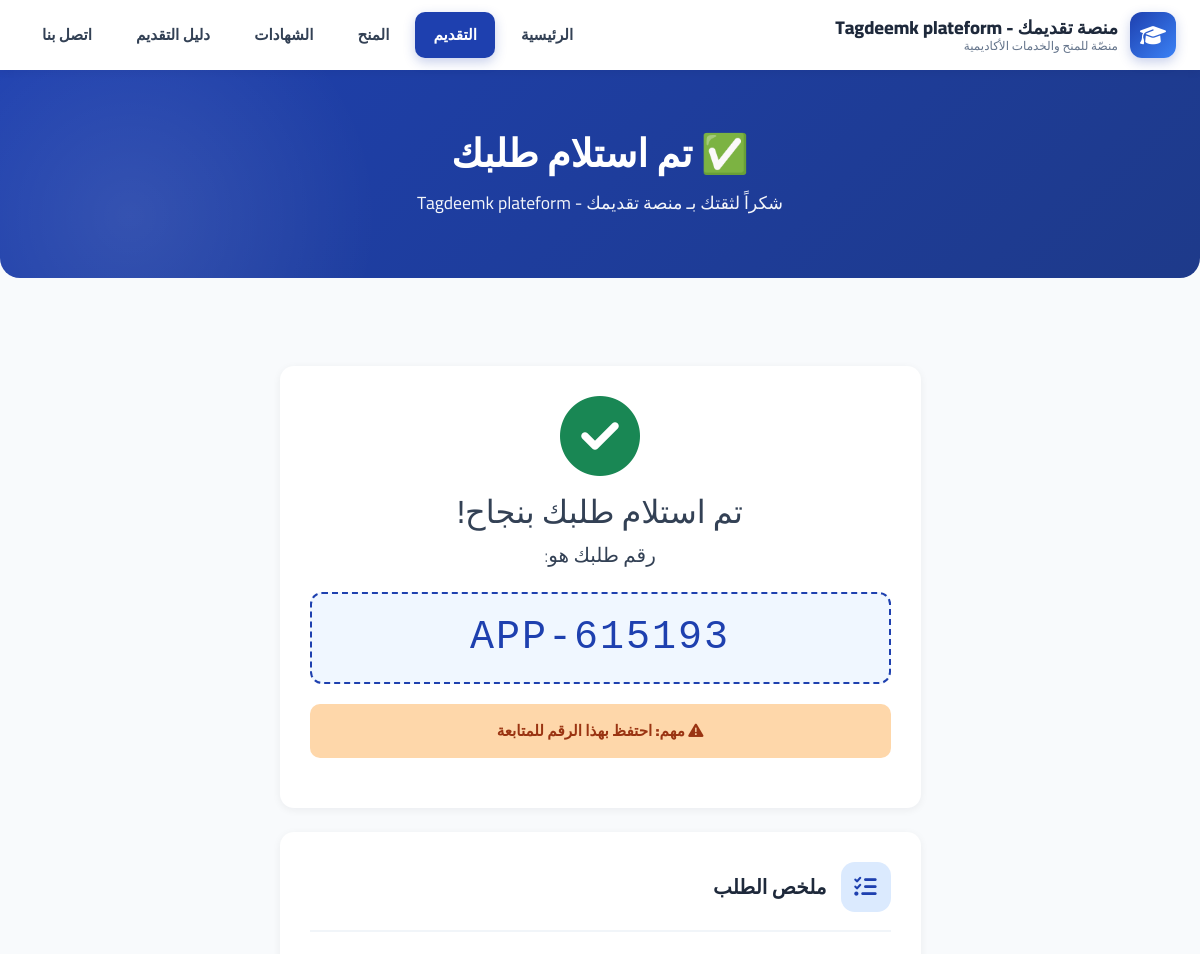
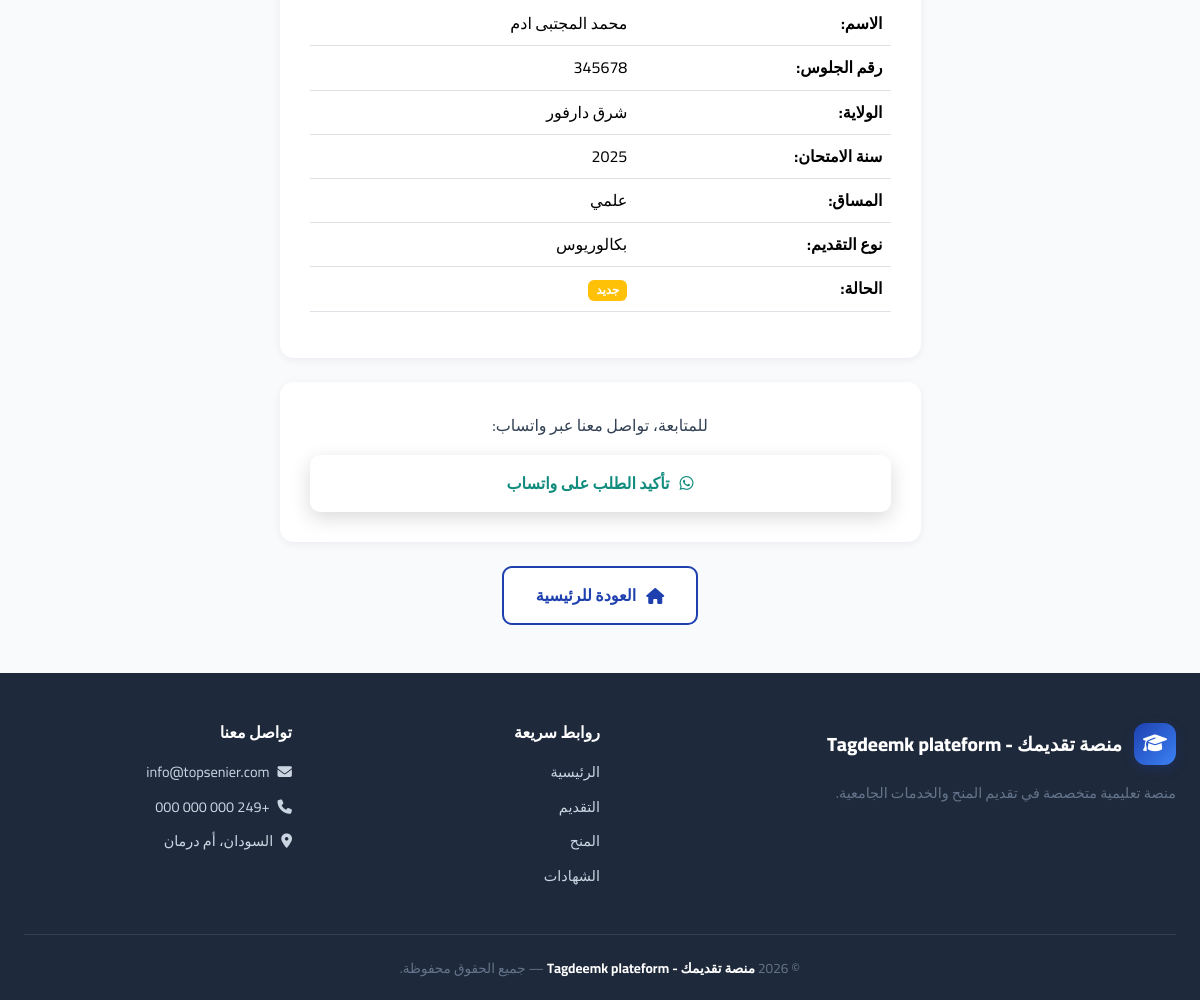
Screenshot of /admission/success/APP-615193/ with the database file from the repository (2 pictures, top to bottom).
### apps/config_app/models.py (models this page shows, shortened)
class SiteSettings(models.Model):
    site_name = models.CharField(
        max_length=100,
        default='توب سينير',
        verbose_name='اسم الموقع'
    )
    site_tagline = models.CharField(
        max_length=200,
        default='منصّتي للمنح والخدمات الأكاديمية',
        verbose_name='الشعار الفرعي'
    )
    hero_badge = models.CharField(
        max_length=200,
        default='🎓 منصة سودانية متكاملة للتعليم الجامعي',
        verbose_name='شعار Hero'
    )
    hero_title = models.CharField(
        max_length=300,
        default='بوابتك إلى الجامعات والمنح والتوثيق',
        verbose_name='عنوان Hero'
    )
    hero_description = models.TextField(
        default='نقدّم لك تجربة تعليمية متكاملة تجمع بين التقديم الإلكتروني، والمنح، وترتيب الرغبات، وتوثيق الشهادات.',
        verbose_name='وصف Hero'
    )
    hero_background = models.ImageField(
        upload_to='hero/%Y/%m/',
        blank=True,
        null=True,
        verbose_name='خلفية Hero',
        help_text='المقاس المثالي: 1920×1080 بكسل - حجم أقل من 1 ميجا'
    )
    hero_overlay_opacity = models.FloatField(
        default=0.6,
        verbose_name='شفافية الطبقة الداكنة',
        help_text='من 0 (بدون طبقة) إلى 1 (طبقة معتمة تماماً)'
    )
    hero_btn1_text = models.CharField(
        max_length=50,
        default='رتّب رغباتك',
        verbose_name='نص الزر الأول',
        blank=True,
    )
    hero_btn1_icon = models.CharField(
        max_length=50,
        default='fa-list-ol',
        verbose_name='أيقونة الزر الأول',
        blank=True,
        help_text='مثال: fa-list-ol',
    )
    hero_btn2_text = models.CharField(
        max_length=50,
        default='قدّم الآن',
        verbose_name='نص الزر الثاني',
        blank=True,
    )
    hero_btn2_icon = models.CharField(
        max_length=50,
        default='fa-paper-plane',
        verbose_name='أيقونة الزر الثاني',
        blank=True,
    )
    contact_phone = models.CharField(
        max_length=50,
        default='+249 000 000 000',
        verbose_name='رقم الهاتف'
    )
    contact_email = models.EmailField(
        default='info@topsenier.com',
        verbose_name='البريد الإلكتروني'
    )
    contact_address = models.CharField(
        max_length=200,
        default='السودان، أم درمان',
        verbose_name='العنوان'
    )
    whatsapp_number = models.CharField(
        max_length=50,
        default='+249000000000',
        verbose_name='رقم الواتساب'
    )
    facebook_url = models.URLField(
        blank=True,
        null=True,
        verbose_name='رابط فيسبوك'
    )
    linkedin_url = models.URLField(
        blank=True,
        null=True,
        verbose_name='رابط لينكدإن'
    )
    about_us = models.TextField(
        default='منصة سودانية متكاملة تهدف إلى تسهيل رحلة الطالب الأكاديمية من التقديم للجامعات حتى استخراج الشهادات.',
        verbose_name='من نحن',
    )
    facebook_page = models.URLField(
        blank=True, null=True,
        verbose_name='صفحة فيسبوك',
    )
    facebook_group = models.URLField(
        blank=True, null=True,
        verbose_name='مجموعة فيسبوك',
    )
    telegram_channel = models.URLField(
        blank=True, null=True,
        verbose_name='قناة تيليجرام',
    )
    telegram_group = models.URLField(
        blank=True, null=True,
        verbose_name='مجموعة تيليجرام',
    )
    instagram_url = models.URLField(
        blank=True, null=True,
        verbose_name='إنستغرام',
    )
    youtube_url = models.URLField(
        blank=True, null=True,
        verbose_name='يوتيوب',
    )
    tiktok_url = models.URLField(
        blank=True, null=True,
        verbose_name='تيك توك',
    )
    twitter_url = models.URLField(
        blank=True, null=True,
        verbose_name='X (تويتر)',
    )
    developer_name = models.CharField(
        max_length=100,
        default='',
        blank=True,
        verbose_name='اسم المطور',
    )
    developer_description = models.TextField(
        default='',
        blank=True,
        verbose_name='وصف المطور',
    )
    developer_email = models.EmailField(
        default='',
        blank=True,
        verbose_name='بريد المطور',
    )
    developer_whatsapp = models.CharField(
        max_length=50,
        default='',
        blank=True,
        verbose_name='واتساب المطور',
    )
    developer_github = models.URLField(
        default='',
        blank=True,
        verbose_name='GitHub المطور',
    )
    developer_website = models.URLField(
        default='',
        blank=True,
        verbose_name='موقع المطور',
    )
    is_active = models.BooleanField(
        default=True,
        verbose_name='نشط'
    )
    updated_at = models.DateTimeField(
        auto_now=True,
        verbose_name='آخر تحديث'
    )
    class Meta:
        verbose_name = 'إعدادات الموقع'
        verbose_name_plural = 'إعدادات الموقع'
    @classmethod
    def get_settings(cls):
        settings, created = cls.objects.get_or_create(pk=1)
        return settings

### apps/admission/models.py (models this page shows, shortened)
class UniversityApplication(models.Model):
    APPLICATION_TYPE_CHOICES = [
        ('bachelor', 'بكالوريوس'),
        ('diploma', 'دبلوم'),
    ]
    STREAM_CHOICES = [
        ('scientific', 'علمي'),
        ('literary', 'أدبي'),
    ]
    STATUS_CHOICES = [
        ('pending', 'جديد'),
        ('reviewed', 'قيد المراجعة'),
        ('accepted', 'مقبول'),
        ('rejected', 'مرفوض'),
    ]
    STATES = [
        ('khartoum', 'الخرطوم'),
        ('jazeera', 'الجزيرة'),
        ('kassala', 'كسلا'),
        ('qadarif', 'القضارف'),
        ('red_sea', 'البحر الأحمر'),
        ('nile_river', 'نهر النيل'),
        ('north_kordofan', 'شمال كردفان'),
        ('south_kordofan', 'جنوب كردفان'),
        ('west_kordofan', 'غرب كردفان'),
        ('north_darfur', 'شمال دارفور'),
        ('south_darfur', 'جنوب دارفور'),
        ('west_darfur', 'غرب دارفور'),
        ('east_darfur', 'شرق دارفور'),
        ('central_darfur', 'وسط دارفور'),
        ('white_nile', 'النيل الأبيض'),
        ('blue_nile', 'النيل الأزرق'),
        ('sennar', 'سنار'),
        ('northern', 'الشمالية'),
    ]
    application_code = models.CharField(
        max_length=20,
        unique=True,
        verbose_name='رقم الطلب',
    )
    full_name = models.CharField(
        max_length=200,
        verbose_name='الاسم الرباعي',
    )
    seat_number = models.CharField(
        max_length=30,
        verbose_name='رقم الجلوس',
    )
    phone_number = models.CharField(
        max_length=20,
        verbose_name='رقم الهاتف (واتساب)',
    )
    state = models.CharField(
        max_length=50,
        choices=STATES,
        verbose_name='الولاية',
    )
    exam_year = models.IntegerField(
        verbose_name='سنة الامتحان',
    )
    stream = models.CharField(
        max_length=20,
        choices=STREAM_CHOICES,
        verbose_name='المساق',
    )
    optional_subject = models.CharField(
        max_length=100,
        verbose_name='المادة الاختيارية',
    )
    application_type = models.CharField(
        max_length=20,
        choices=APPLICATION_TYPE_CHOICES,
        default='bachelor',
        verbose_name='نوع التقديم',
    )
    failed_subjects = models.TextField(
        blank=True,
        verbose_name='المواد الراسب بها',
        help_text='مطلوب فقط في حالة التقديم للدبلوم',
    )
    preferences_file = models.FileField(
        upload_to='admission/preferences/%Y/%m/',
        verbose_name='ملف ترتيب الرغبات',
    )
    ranks_session_code = models.CharField(
        max_length=50,
        blank=True,
        verbose_name='كود جلسة التوقع',
        help_text='إذا ربط الطالب نتيجة توقعه'
    )
    status = models.CharField(
        max_length=20,
        choices=STATUS_CHOICES,
        default='pending',
        verbose_name='الحالة',
    )
    admin_notes = models.TextField(
        blank=True,
        verbose_name='ملاحظات الإدارة',
    )
    submitted_at = models.DateTimeField(
        auto_now_add=True,
        verbose_name='تاريخ التقديم',
    )
    class Meta:
        verbose_name = 'طلب تقديم'
        verbose_name_plural = 'طلبات التقديم'
        ordering = ['-submitted_at']
    @property
    def state_display(self):
        return dict(self.STATES).get(self.state, self.state)
    @property
    def stream_display(self):
        return dict(self.STREAM_CHOICES).get(self.stream, self.stream)
    @property
    def type_display(self):
        return dict(self.APPLICATION_TYPE_CHOICES).get(self.application_type, self.application_type)

### apps/admission/views.py (the view)
# urls.py: path('success/<str:code>/', views.success, name='success'),
def success(request, code):
    application = get_object_or_404(UniversityApplication, application_code=code)
    wa_text = f"""السلام عليكم،
قدمت طلباً إلكترونياً في منصة سند الطالب:

🎫 رقم الطلب: {application.application_code}
👤 الاسم: {application.full_name}
🎫 رقم الجلوس: {application.seat_number}
📱 رقم الهاتف: {application.phone_number}
🏛️ الولاية: {application.state_display}
📅 سنة الامتحان: {application.exam_year}
📚 المساق: {application.stream_display}
📝 المادة الاختيارية: {application.optional_subject}
🎓 نوع التقديم: {application.type_display}"""
    if application.failed_subjects:
        wa_text += f"\n❌ المواد الراسب بها: {application.failed_subjects}"
    wa_text += "\n\nأرجو تأكيد طلبي ومتابعته. شكراً 🌟"
    encoded = urllib.parse.quote(wa_text)
    wa_link = f"https://wa.me/249123456789?text={encoded}"  # ← غيّر الرقم
    return render(request, 'admission/success.html', {
        'application': application,
        'wa_link': wa_link,
    })

### apps/panel/context_processors.py (called while the page is built, shortened)
def panel_permissions(request):
    if not request.user.is_authenticated:
        return {
            'has_applications_access': False,
            'has_certificates_access': False,
            'has_contact_access': False,
            'has_access_access': False,
            'has_universities_access': False,
            'has_announcements_access': False,
            'has_guide_access': False,
            'has_data_entry_access': False,
            'is_super_admin': False,
        }

### templates/admission/success.html (shortened to what this page needs)
{% extends 'base.html' %}
{% load static %}
{% block content %}
<link rel="stylesheet" href="{% static 'css/style.css' %}">
<div class="page-hero">
    <h1>✅ تم استلام طلبك</h1>
    <p>شكراً لثقتك بـ {{ SITE_NAME }}</p>
</div>
<div class="container py-5">
    <div class="row justify-content-center">
        <div class="col-lg-7">
            <div class="info-card text-center">
                <i class="fa-solid fa-check-circle fa-5x text-success mb-3"></i>
                <h2>تم استلام طلبك بنجاح!</h2>
                <p class="lead">رقم طلبك هو:</p>
                <div style="background:#f0f7ff; border:2px dashed #1e40af; padding:20px; border-radius:12px; margin:20px 0;">
                    <h1 style="color:#1e40af; margin:0; font-family:monospace; letter-spacing:2px;">
                        {{ application.application_code }}
                    </h1>
                </div>
                <div class="alert alert-warning">
                    <i class="fa-solid fa-exclamation-triangle"></i>
                    <strong>مهم:</strong> احتفظ بهذا الرقم للمتابعة
                </div>
            </div>
            <div class="info-card mt-4">
                <div class="info-card-header">
                    <i class="fa-solid fa-list-check"></i>
                    <h3>ملخص الطلب</h3>
                </div>
                <table class="table">
                    <tr>
                        <td><strong>الاسم:</strong></td>
                        <td>{{ application.full_name }}</td>
                    </tr>
                    <tr>
                        <td><strong>رقم الجلوس:</strong></td>
                        <td>{{ application.seat_number }}</td>
                    </tr>
                    <tr>
                        <td><strong>الولاية:</strong></td>
                        <td>{{ application.state_display }}</td>
                    </tr>
                    <tr>
                        <td><strong>سنة الامتحان:</strong></td>
                        <td>{{ application.exam_year }}</td>
                    </tr>
                    <tr>
                        <td><strong>المساق:</strong></td>
                        <td>{{ application.stream_display }}</td>
                    </tr>
                    <tr>
                        <td><strong>نوع التقديم:</strong></td>
                        <td>{{ application.type_display }}</td>
                    </tr>
                    <tr>
                        <td><strong>الحالة:</strong></td>
                        <td>
                            <span class="badge" style="background:#ffc107;">
                                {{ application.get_status_display }}
                            </span>
                        </td>
                    </tr>
                </table>
            </div>
            <div class="info-card mt-4 text-center">
                <p>للمتابعة، تواصل معنا عبر واتساب:</p>
                <a href="{{ wa_link }}" target="_blank" class="whatsapp-btn" style="display:inline-flex;">
                    <i class="fa-brands fa-whatsapp"></i>
                    تأكيد الطلب على واتساب
                </a>
            </div>
            <div class="text-center mt-4">
                <a href="{% url 'home:index' %}" class="btn-outline" style="display:inline-flex;">
                    <i class="fa-solid fa-home"></i>
                    العودة للرئيسية
                </a>
            </div>
        </div>
    </div>
</div>
{% endblock %}

### templates/partials/header.html (shortened to what this page needs)
<header class="header">
    <div class="header-container">
        <div class="logo" onclick="window.location.href='{% url 'home:index' %}'">
            <div class="logo-icon"><i class="fa-solid fa-graduation-cap"></i></div>
            <div class="logo-text">
                <span class="brand">{{ SITE_NAME }}</span>
                <span class="tagline">{{ SITE_TAGLINE }}</span>
            </div>
        </div>
        <nav class="nav-menu" id="navMenu">
            <a class="nav-link {% if request.resolver_match.app_name == 'home' %}active{% endif %}"
               href="{% url 'home:index' %}">الرئيسية</a>
            <a class="nav-link {% if request.resolver_match.app_name == 'admission' %}active{% endif %}"
               href="{% url 'admission:index' %}">التقديم</a>
            <a class="nav-link {% if request.resolver_match.app_name == 'scholarships' %}active{% endif %}"
               href="{% url 'scholarships:index' %}">المنح</a>
            <a class="nav-link {% if request.resolver_match.app_name == 'certificates' %}active{% endif %}"
               href="{% url 'certificates:index' %}">الشهادات</a>
            <a class="nav-link {% if request.resolver_match.app_name == 'guide' %}active{% endif %}"
               href="{% url 'guide:index' %}">دليل التقديم</a>
            <a class="nav-link {% if request.resolver_match.app_name == 'contact' %}active{% endif %}"
               href="{% url 'contact:index' %}">اتصل بنا</a>
        </nav>
    </div>
</header>

### templates/partials/footer.html
<footer class="footer">
    <div class="footer-grid">
        <div class="footer-about">
            <div class="footer-brand">
                <div class="logo-icon"><i class="fa-solid fa-graduation-cap"></i></div>
                <span class="brand">{{ SITE_NAME }}</span>
            </div>
            <p>منصة تعليمية متخصصة في تقديم المنح والخدمات الجامعية.</p>
        </div>
        <div class="footer-col">
            <h4>روابط سريعة</h4>
            <ul>
                <li><a href="{% url 'home:index' %}">الرئيسية</a></li>
                <li><a href="{% url 'admission:index' %}">التقديم</a></li>
                <li><a href="{% url 'scholarships:index' %}">المنح</a></li>
                <li><a href="{% url 'certificates:index' %}">الشهادات</a></li>
            </ul>
        </div>
        <div class="footer-col">
            <h4>تواصل معنا</h4>
            <ul>
                <li><a><i class="fa-solid fa-envelope"></i> {{ SITE_EMAIL }}</a></li>
                <li><a><i class="fa-solid fa-phone"></i> {{ SITE_PHONE }}</a></li>
                <li><a><i class="fa-solid fa-location-dot"></i> {{ SITE_ADDRESS }}</a></li>
            </ul>
        </div>
    </div>
    <div class="footer-bottom">
        © 2026 <strong>{{ SITE_NAME }}</strong> — جميع الحقوق محفوظة.
    </div>
</footer>

### rows the page displays
SiteSettings: site_name "منصة تقديمك - Tagdeemk plateform", site_tagline "منصّة للمنح والخدمات الأكاديمية", contact_email "info@topsenier.com", contact_phone "+249 000 000 000", contact_address "السودان، أم درمان"
UniversityApplication: application_code "APP-615193", full_name "محمد المجتبى ادم", seat_number "345678", state_display "شرق دارفور", exam_year "2025", stream_display "علمي", type_display "بكالوريوس", status "جديد"
